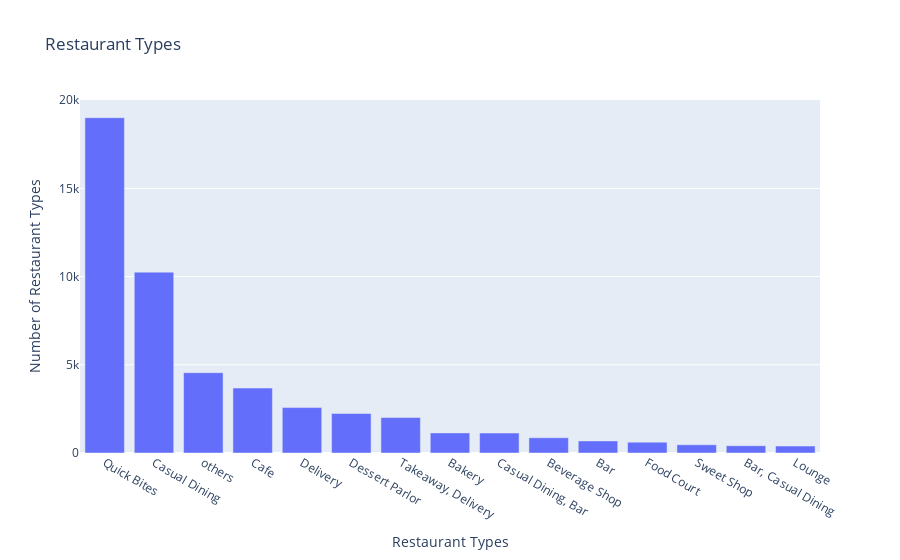

Notebook source saved alongside this figure:
### Code cell
y=zomato["rest_type"].value_counts()[:15]
x=y.index
fig=px.bar(x=x,y=y,labels={"x":"Restaurant Types","y":"Number of Restaurant Types"},title="Restaurant Types")
fig.show()

### Figure 1 — Plotly figure (JSON) as saved in the notebook; plotly's stock layout.template omitted (floating-point values rounded to 4 significant figures)
{"data": [{"alignmentgroup": "True", "hovertemplate": "Restaurant Types=%{x}<br>Number of Restaurant Types=%{y}<extra></extra>", "legendgroup": "", "marker": {"color": "#636efa", "pattern": {"shape": ""}}, "name": "", "offsetgroup": "", "orientation": "v", "showlegend": false, "textposition": "auto", "type": "bar", "x": ["Quick Bites", "Casual Dining", "others", "Cafe", "Delivery", "Dessert Parlor", "Takeaway, Delivery", "Bakery", "Casual Dining, Bar", "Beverage Shop", "Bar", "Food Court", "Sweet Shop", "Bar, Casual Dining", "Lounge"], "xaxis": "x", "y": [19010, 10253, 4553, 3682, 2574, 2242, 2008, 1140, 1130, 863, 686, 616, 468, 411, 395], "yaxis": "y"}], "layout": {"barmode": "relative", "legend": {"tracegroupgap": 0}, "title": {"text": "Restaurant Types"}, "xaxis": {"anchor": "y", "domain": [0, 1], "title": {"text": "Restaurant Types"}}, "yaxis": {"anchor": "x", "domain": [0, 1], "title": {"text": "Number of Restaurant Types"}}}}
